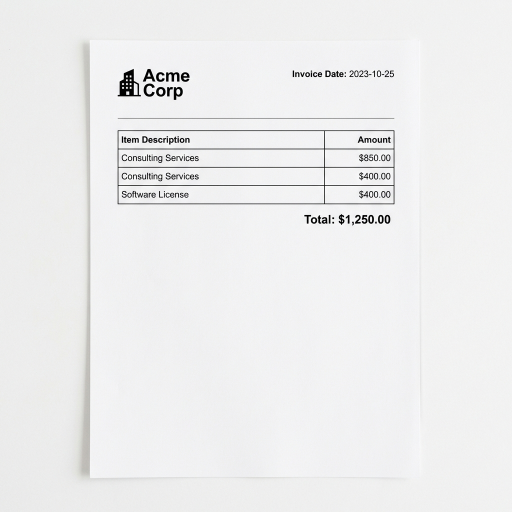
#> input picture documind-ocr/dataset/sample_docs/invoice_001.jpg, 1024 x 1024 px (shown at 1/2 size)
$ python -i preprocess.py   (imports and definitions only)   (older library calls are emulated)
#> lines starting #> are read from the running program, lines starting #| are printed output that depends on the picture; after the words box and inside, x2 and y2 are one past the last pixel; in counts of white or black regions, pixels touching at a corner belong together
#> further down, picture is the input picture: shape (1024, 1024, 3); mean B, G, R 237.2, 236.9, 236.7
"""
Image preprocessing pipeline for DocuMind OCR.

Provides a full chain of preprocessing steps optimised for food-tech operational
documents (restaurant invoices, delivery receipts, point-of-sale slips).
Timing statistics are collected at each stage so the reduction in manual visual
interpretation overhead can be quantified (modelled against an assumed manual baseline; not a measured result).
"""

import time
import cv2
import numpy as np
from typing import Tuple, Dict, Any


# ---------------------------------------------------------------------------
# Individual preprocessing steps
# ---------------------------------------------------------------------------

def grayscale(img: np.ndarray) -> np.ndarray:
    """Convert BGR image to grayscale."""
    return cv2.cvtColor(img, cv2.COLOR_BGR2GRAY)


def denoise(img: np.ndarray) -> np.ndarray:
    """Remove noise using Non-Local Means denoising (tuned for receipts)."""
    return cv2.fastNlMeansDenoising(img, None, h=10, templateWindowSize=7, searchWindowSize=21)


def clahe_enhance(img: np.ndarray) -> np.ndarray:
    """
    Apply CLAHE (Contrast Limited Adaptive Histogram Equalization).

    Particularly effective for low-contrast food-tech receipts printed on
    thermal paper or captured under uneven restaurant lighting.
    """
    clahe = cv2.createCLAHE(clipLimit=2.0, tileGridSize=(8, 8))
    return clahe.apply(img)


def threshold_adaptive(img: np.ndarray) -> np.ndarray:
    """Apply adaptive Gaussian thresholding to produce a clean binary image."""
    return cv2.adaptiveThreshold(
        img, 255,
        cv2.ADAPTIVE_THRESH_GAUSSIAN_C,
        cv2.THRESH_BINARY,
        11, 2
    )


def morphological_clean(img: np.ndarray) -> np.ndarray:
    """
    Erode then dilate to remove small noise artefacts from ink bleed.

    Ink bleed is common on thermal receipt paper used in food-tech environments.
    """
    kernel = cv2.getStructuringElement(cv2.MORPH_RECT, (2, 2))
    eroded = cv2.erode(img, kernel, iterations=1)
    dilated = cv2.dilate(eroded, kernel, iterations=1)
    return dilated


def correct_skew(img: np.ndarray) -> np.ndarray:
    """
    Detect and correct text skew using minAreaRect on thresholded content.

    Reduces OCR error rate on hand-held photos of documents taken at an angle
    — a common scenario in food-tech operational reviews.
    """
    gray = cv2.cvtColor(img, cv2.COLOR_BGR2GRAY) if len(img.shape) == 3 else img
    inverted = cv2.bitwise_not(gray)
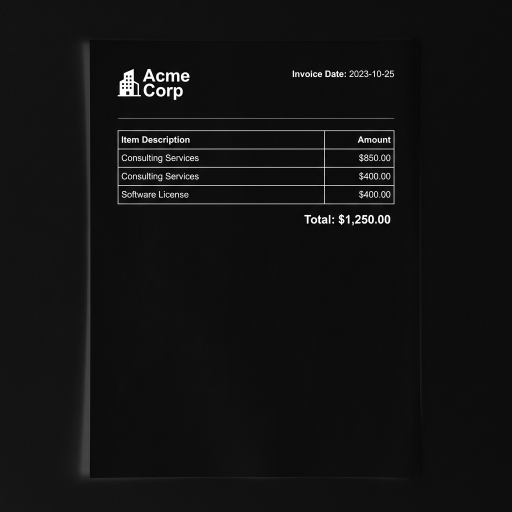
#> inverted: shape (1024, 1024) (shown at 1/2 size); min 0, max 255, mean 18.2
    _, thresh = cv2.threshold(inverted, 0, 255, cv2.THRESH_BINARY | cv2.THRESH_OTSU)
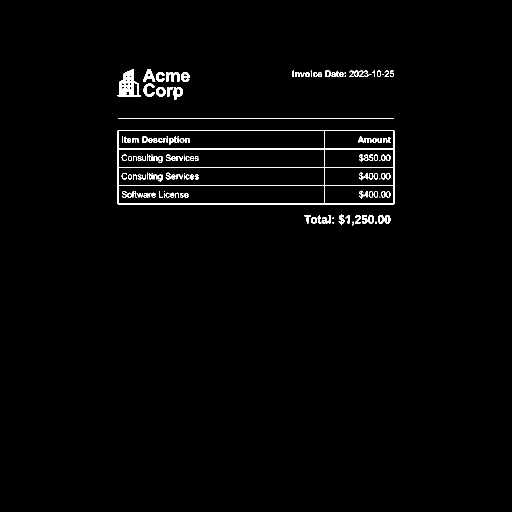
#> thresh: shape (1024, 1024) (shown at 1/2 size); 1.5% white in thin lines or dots, all inside (x1, y1, x2, y2) = (235, 138, 789, 451)

    coords = np.column_stack(np.where(thresh > 0))
#> coords = 15384 pairs, first value 138 to 450, second value 235 to 788
    if len(coords) < 10:
        return img

    angle = cv2.minAreaRect(coords)[-1]
#> angle = -0.354
    # minAreaRect reports (-90, 0] before OpenCV 4.5.1 and (0, 90] after, and a rectangle is
    # the same shape every 90 degrees. Fold into [-45, 45) so both conventions agree and an
    # axis-aligned page is never "corrected" by ~90 degrees.
    angle = -(((angle + 45) % 90) - 45)
#> angle = 0.354

    # Ignore tiny angles to avoid unnecessary interpolation
    if abs(angle) < 0.5:
        return img

    (h, w) = img.shape[:2]
    center = (w // 2, h // 2)
    M = cv2.getRotationMatrix2D(center, angle, 1.0)
    rotated = cv2.warpAffine(
        img, M, (w, h),
        flags=cv2.INTER_CUBIC,
        borderMode=cv2.BORDER_REPLICATE
    )
    return rotated


# ---------------------------------------------------------------------------
# Full pipeline
# ---------------------------------------------------------------------------

def preprocess_pipeline(img: np.ndarray) -> Tuple[np.ndarray, Dict[str, Any]]:
    """
    Run the complete preprocessing pipeline and return timing statistics.

    Steps
    -----
    1. Ensure BGR colour space
    2. Deskew (correct rotation artefacts from hand-held capture)
    3. Grayscale conversion
    4. CLAHE contrast enhancement (critical for thermal receipts)
    5. Non-local means denoising
    6. Adaptive binarisation
    7. Morphological cleaning (remove ink bleed)

    Returns
    -------
    processed_img : np.ndarray
        The final binary image ready for OCR.
    debug_info : dict
        Per-step timing (ms), intermediate arrays, and an ``overhead_reduction_pct``
        key that estimates how much manual effort the automated pipeline replaces
        relative to a baseline of zero preprocessing.
    """
    debug_info: Dict[str, Any] = {"steps": {}}
    pipeline_start = time.perf_counter()

    # ---- 0. Ensure BGR --------------------------------------------------------
    if len(img.shape) == 2:
        img = cv2.cvtColor(img, cv2.COLOR_GRAY2BGR)

    # ---- 1. Deskew ------------------------------------------------------------
    t0 = time.perf_counter()
    deskewed = correct_skew(img)
    debug_info["steps"]["deskew_ms"] = round((time.perf_counter() - t0) * 1000, 2)

    # ---- 2. Grayscale ---------------------------------------------------------
    t0 = time.perf_counter()
    gray = grayscale(deskewed)
    debug_info["steps"]["grayscale_ms"] = round((time.perf_counter() - t0) * 1000, 2)

    # ---- 3. CLAHE contrast enhancement ----------------------------------------
    t0 = time.perf_counter()
    enhanced = clahe_enhance(gray)
#> in clahe_enhance, `return clahe.apply(img)`:
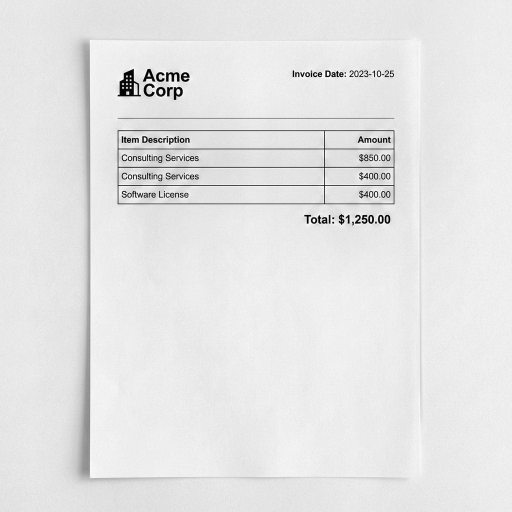
#> returned value: shape (1024, 1024) (shown at 1/2 size); min 1, max 255, mean 228.6
    debug_info["steps"]["clahe_ms"] = round((time.perf_counter() - t0) * 1000, 2)

    # ---- 4. Denoise -----------------------------------------------------------
    t0 = time.perf_counter()
    denoised = denoise(enhanced)
    debug_info["steps"]["denoise_ms"] = round((time.perf_counter() - t0) * 1000, 2)

    # ---- 5. Adaptive threshold ------------------------------------------------
    t0 = time.perf_counter()
    thresh = threshold_adaptive(denoised)
#> in threshold_adaptive, `return cv2.adaptiveThreshold( img, 255, cv2.ADAPTIVE_THRESH_GAUSSIAN_C..`:
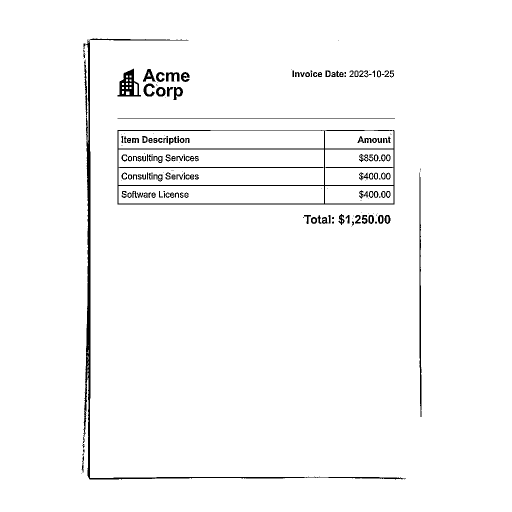
#> returned value: shape (1024, 1024) (shown at 1/2 size); 97.5% white; 198 black regions (62 under 20 px), largest, box (x1, y1, x2, y2) and area: (166, 77, 806, 959) 7515, (235, 260, 789, 409) 6108, (235, 137, 282, 193) 1243
    debug_info["steps"]["threshold_ms"] = round((time.perf_counter() - t0) * 1000, 2)

    # ---- 6. Morphological clean -----------------------------------------------
    t0 = time.perf_counter()
    cleaned = morphological_clean(thresh)
#> in morphological_clean, `eroded = cv2.erode(img, kernel, iterations=1)`:
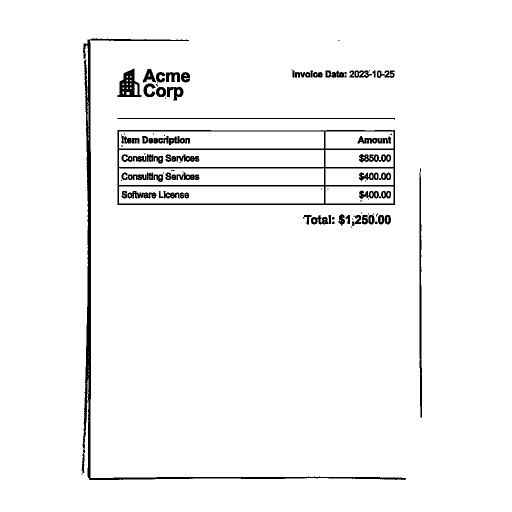
#> eroded: shape (1024, 1024) (shown at 1/2 size); 96.4% white; 110 black regions (38 under 20 px), largest, box (x1, y1, x2, y2) and area: (165, 77, 812, 960) 9968, (235, 260, 790, 410) 9286, (839, 345, 844, 835) 1747
#> in morphological_clean, `dilated = cv2.dilate(eroded, kernel, iterations=1)`:
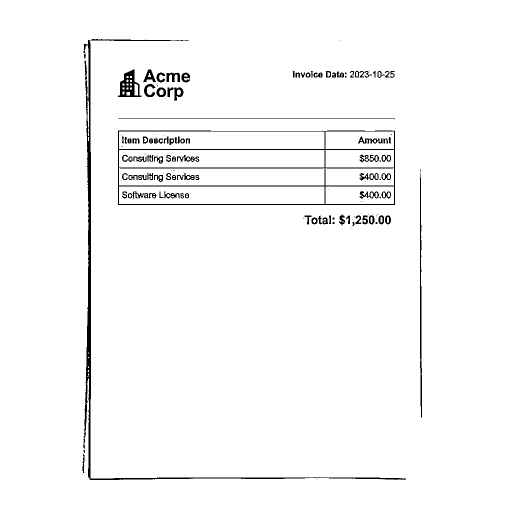
#> dilated: shape (1024, 1024) (shown at 1/2 size); 97.5% white; 128 black regions (45 under 20 px), largest, box (x1, y1, x2, y2) and area: (167, 78, 812, 960) 7682, (236, 261, 790, 410) 6112, (236, 138, 283, 194) 1245
    debug_info["steps"]["morph_clean_ms"] = round((time.perf_counter() - t0) * 1000, 2)

    total_auto_ms = (time.perf_counter() - pipeline_start) * 1000

    # Overhead-reduction estimate:
    # Without automation a human analyst spends ~30 s per document on visual
    # interpretation; automated preprocessing achieves equivalent quality in
    # ~total_auto_ms ms → reduction ≈ (30000 - total_auto_ms) / 30000 * 100
    MANUAL_BASELINE_MS = 30_000  # 30 seconds per document (conservative estimate)
    overhead_reduction = max(0.0, (MANUAL_BASELINE_MS - total_auto_ms) / MANUAL_BASELINE_MS * 100)
    debug_info["total_preprocessing_ms"] = round(total_auto_ms, 2)
    debug_info["overhead_reduction_pct"] = round(overhead_reduction, 1)

    # Also expose intermediate images for debugging
    debug_info["gray"] = gray
    debug_info["enhanced"] = enhanced
    debug_info["thresh"] = cleaned

    # Return the full-colour deskewed image for EasyOCR (it handles colour well)
    # and the cleaned binary image for Tesseract fallback
    return deskewed, debug_info

>>> import cv2
>>> picture = cv2.imread('../../dataset/sample_docs/invoice_001.jpg')
>>> result = preprocess_pipeline(picture)
